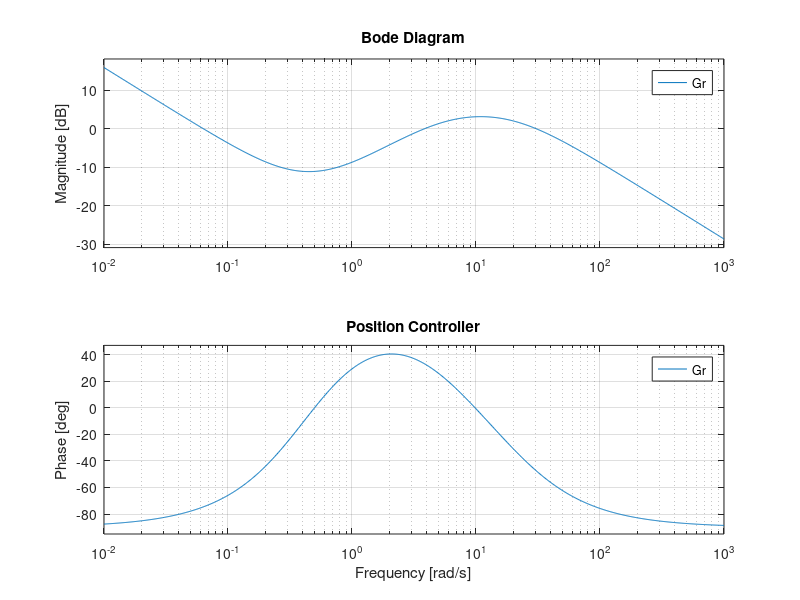
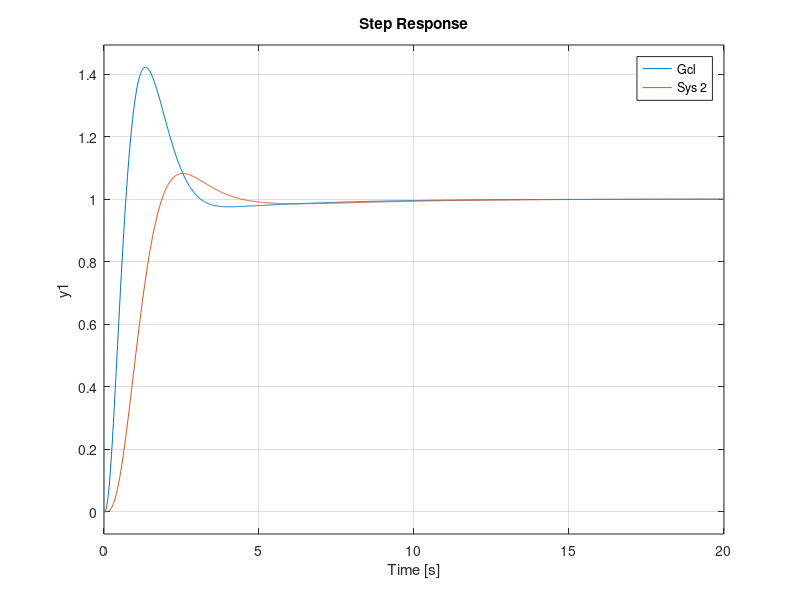

Write the MATLAB code that produced these figures, in order.
clc, clear variables
%% Parameters and model

k = 15.37;   % force constant (N/A)
r = 0.445;   % radius between coils and pivot (m)
l = 0.04;    % distance to com (m)
J = 0.213;   % inertia beam (kgm^3)
m = 2.744;   % mass beam (kg)
g = 9.81;    % gravity (m/s^2)
i_max = 0.4; % max desired current (A)

% model plant: angle -> ball position
G = tf(5*g, [7 0 0]);


%% Ball position controller

s = tf('s');
% Gr = 37.186 / 20 *(s+0.4)*(s+0.5) / ( s*(s+6) ) % no roll-off filter
Gr = 37.186*(s+0.4)*(s+0.5) / ( s*(s+6)*(s+20) )

figure(1)
bode(Gr), grid on
title('Position Controller')
legend('Location', 'best')


%% Setpoint filter of ball position

Gcl = feedback(Gr * G, 1);

Tf = 1.0;
F = tf(1, [Tf, 1]); % 1 / (Tf*s + 1)

figure(2)
step(Gcl, F * Gcl), grid on


%% Static (steady-state) kalman filter

Ts = 2e-3;

% 5*g * u = 7 * ddx
A = [[0 1]; [0 0]];
B = [0; 5/7*g];
C = [1 0];
% D = 0;

% Extend with disturbance input
Ae = [[A, B]; [0, 0, 0]];
Be = [B; 0];
Ce = [C, 0];

% Steady-state kalman filter
Q = diag([1 0.1]);
R = 1e-2;
H = lqr(A.', C.', Q, R).';

% Steady-state kalman filter
Q(3,3) = 10;
He = lqr(Ae.', Ce.', Q, R).';

% Closed-Loop EW
eig(A - H*C)
eig(Ae - He*Ce)

% Position sensor runs 10-times slower
Ts_pos = 10 * Ts;
Tt = 0.02;
nd = Tt / Ts

% d/dt-filter
G_DT1   = c2d(tf([1 0], [1/(2*pi*1) 1]), Ts, 'tustin');

% - you can also formulate output disturbances
% - you can also formulate the disturbance dynamics not as integrator but
%   as a lowpass type, this sometimes helps with observability
